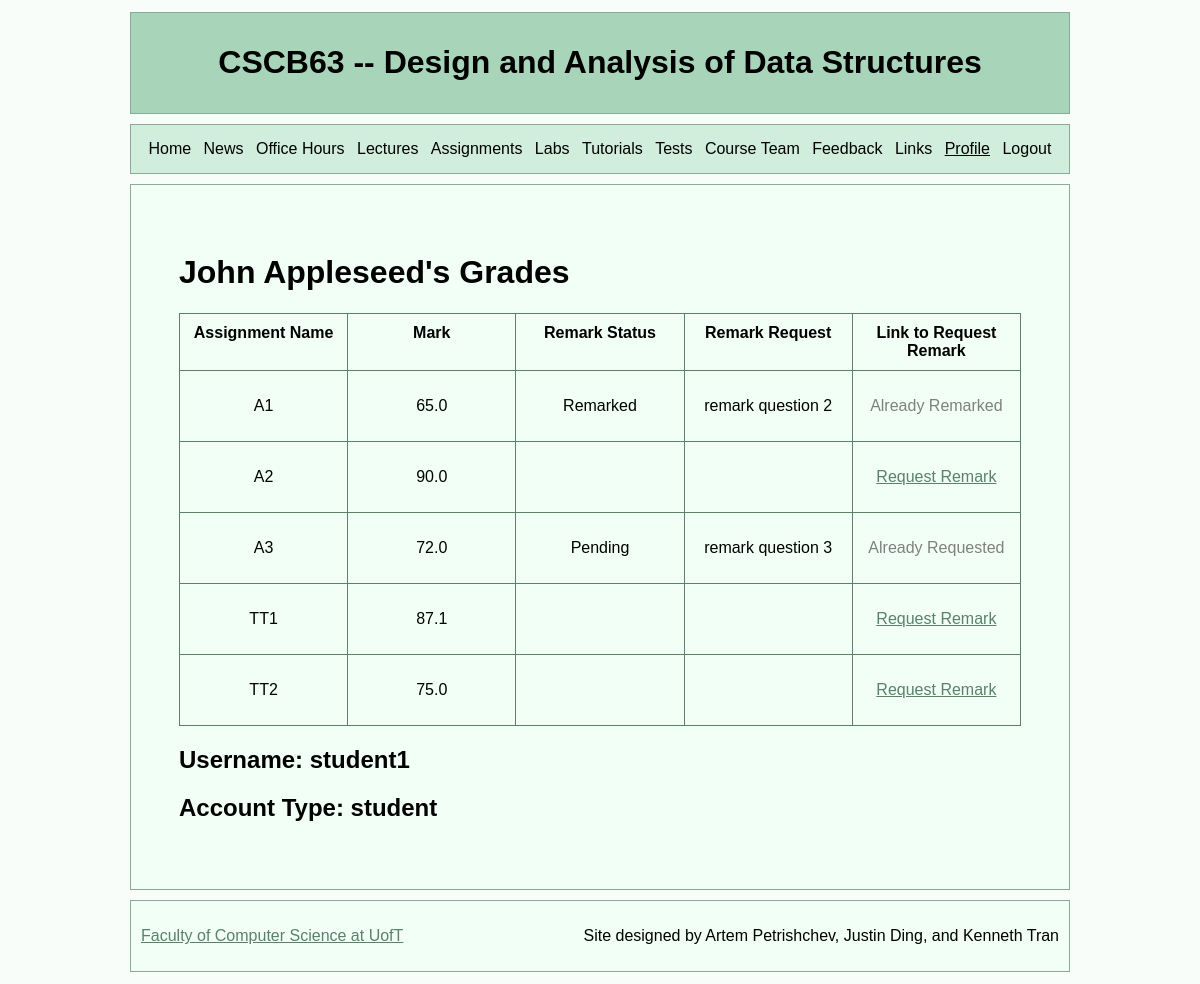
/profile (signed in), run on the app's committed database.
### tables this page shows
CREATE TABLE "Grades" (
	"username" INTEGER NOT NULL,
	"assignment_id"	NVARCHAR(50) NOT NULL,
	"remark_request" NVARCHAR(500),
	"remark_status" NVARCHAR(50),
	"mark"	FLOAT,
	PRIMARY KEY(username, assignment_id),
	FOREIGN KEY(username) REFERENCES Account,
	FOREIGN KEY(assignment_id) REFERENCES Assignment
);

### app.py (the view)
@app.route('/profile')
def profile():
    if 'username' in session:
        db = get_db()
        db.row_factory = make_dicts
        grades = []
        username = session['username']
        accounttype = session['accounttype']
        if accounttype == 'student':
            for grade in query_db("SELECT * FROM Grades WHERE username = ?", [username], one=False):
                grades.append(grade)
            return render_template('profile.html', session=session, grades=grades)
        elif accounttype == 'instructor':
            return render_template('profile.html', session=session)
        db.close()
    else:
        return redirect(url_for('root'))

### app.py (called while the page is built)
def get_db():
    db = getattr(g, '_database', None)
    if db is None:
        db = g._database = sqlite3.connect(DATABASE)
    return db

def query_db(query, args=(), one=False):
    cur = get_db().execute(query, args)
    rv = cur.fetchall()
    cur.close()
    return (rv[0] if rv else None) if one else rv

def make_dicts(cursor, row):
    return dict((cursor.description[idx][0], value)
                for idx, value in enumerate(row))

@app.teardown_appcontext
def close_connection(exception):
    db = getattr(g, '_database', None)
    if db is not None:
        db.close()

### templates/profile.html (shortened to what this page needs)
<!DOCTYPE html>
<html lang="en">
    <head>
        <link rel="stylesheet" href="{{ url_for('static', filename='styles.css') }}">
    </head>
    <body>
        <div class="container" id="header">
            <h1 id="title">CSCB63 -- Design and Analysis of Data Structures</h1>
        </div>
        <div class="container" id="nav">
            <div id="links" class="flex">
                <a href="/">Home</a>
                <a href="/news">News</a>
                <a href="/office-hours">Office Hours</a>
                <a href="/lectures">Lectures</a>
                <a href="/assignments">Assignments</a>
                <a href="/labs">Labs</a>
                <a href="/tutorials">Tutorials</a>
                <a href="/tests">Tests</a>
                <a href="/course-team">Course Team</a>
                <a href="/feedback">Feedback</a>
                <a href="/links">Links</a>
                <a href="/profile" id="active-page">Profile</a>
                <a href="/logout">Logout</a>
            </div>
        </div>
        <div class="container pad" id="content">
            {% if session['accounttype'] == 'student' %}
            <h1>{{ session['firstname'] }} {{ session['lastname'] }}'s Grades</h1>
            <div id="grades-grid" class="grid">
                <div><b>Assignment Name</b></div>
                <div><b>Mark</b></div>
                <div><b>Remark Status</b></div>
                <div><b>Remark Request</b></div>
                <div><b>Link to Request Remark</b></div>
                {% for grade in grades %}
                    <div><p>{{ grade['assignment_id'] }}</p></div>
                    <div><p>{{ grade['mark'] }}</p></div>
                    <div><p>{{ grade['remark_status'] }}</p></div>
                    <div><p>{{ grade['remark_request'] }}</p></div>
                    <div>
                        {% if grade['remark_status'] == 'Remarked' %}
                        <p class='grey'>Already Remarked</p>
                        {% elif grade['remark_status'] == 'Pending' %}
                        <p class='grey'>Already Requested</p>
                        {% else %}
                        <p><a href="/request-remark/{{ grade['assignment_id'] }}">Request Remark</a></p>
                        {% endif %}
                    </div>
                {% endfor %}
            </div>
            <div>
                <h2>Username: {{ session['username'] }}</h2>
                <h2>Account Type: {{ session['accounttype'] }}</h2>
            </div>
            {% endif %}
        </div>
        <div id="footer" class="container">
            <a href="https://web.cs.toronto.edu/" target="_blank" id="dept-cs"><p>Faculty of Computer Science at UofT</p></a>
            <p id="mark">Site designed by Artem Petrishchev, Justin Ding, and Kenneth Tran</p>
        </div>
    </body>
</html>

### static/styles.css (style rules this page uses)
body { background-color: rgb(249, 253, 250); font-family: Tahoma, sans-serif; margin: 1% 10% 1% 10%; }
a { color:rgb(92, 129, 105); }
.grey { color: grey; }
#nav { border: 1px rgb(136, 172, 150) solid; position: sticky; top: 0; background-color: rgb(208, 238, 219); }
#nav #links { justify-content: space-evenly; }
#nav #links #active-page { text-decoration: underline; }
#nav #links a, #nav #links a:visited { padding: 5px; color: rgb(0, 0, 0); text-decoration: none; }
.container { border: 1px rgb(136, 172, 150) solid; padding: 10px; margin: 10px; }
.pad { padding: 5%; }
#header { background-color: #A8D5BAFF; }
#header #title { text-align: center; }
.flex { display: flex; }
#content { height: auto; background-color: rgb(241, 255, 246); }
#footer { display: flex; justify-content: space-between; background-color: rgb(241, 255, 246); }
#grades-grid { grid-template-columns: repeat(5, 1fr); }
.grid { display: grid; border-top: 1px solid rgb(92, 129, 105); border-right: 1px solid rgb(92, 129, 105); }
.grid > div { border-left: 1px solid rgb(92, 129, 105); border-bottom: 1px solid rgb(92, 129, 105); padding: 10px; text-align: center; }

### data on the page
Grades: assignment_id "A1", mark "65.0", remark_status "Remarked", remark_request "remark question 2", shows "Already Remarked"
Grades: assignment_id "A2", mark "90.0"
Grades: assignment_id "A3", mark "72.0", remark_status "Pending", remark_request "remark question 3", shows "Already Requested"
Grades: assignment_id "TT1", mark "87.1"
Grades: assignment_id "TT2", mark "75.0"

### other printed values
{{ session['firstname'] }} "John"
{{ session['lastname'] }} "Appleseed"
{{ session['username'] }} "student1"
{{ session['accounttype'] }} "student"
